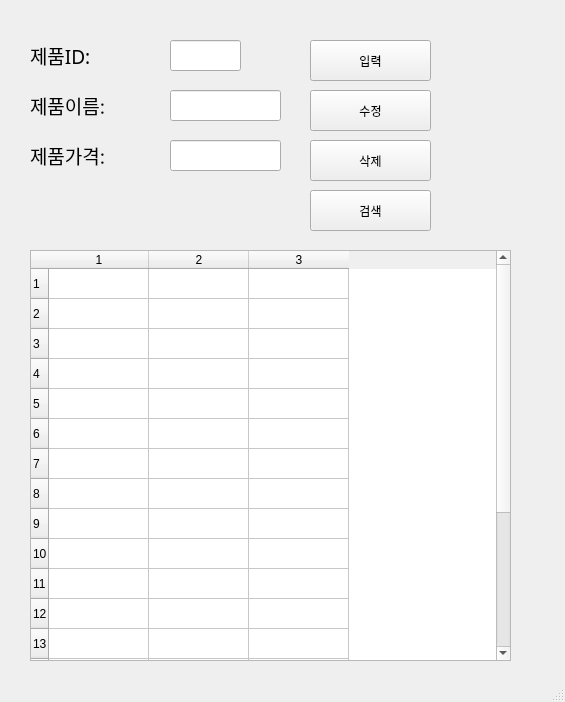
<?xml version="1.0" encoding="UTF-8"?>
<ui version="4.0">
 <class>MainWindow</class>
 <widget class="QMainWindow" name="MainWindow">
  <property name="geometry">
   <rect>
    <x>0</x>
    <y>0</y>
    <width>565</width>
    <height>702</height>
   </rect>
  </property>
  <property name="windowTitle">
   <string>MainWindow</string>
  </property>
  <widget class="QWidget" name="centralwidget">
   <widget class="QLabel" name="label">
    <property name="geometry">
     <rect>
      <x>30</x>
      <y>40</y>
      <width>81</width>
      <height>31</height>
     </rect>
    </property>
    <property name="font">
     <font>
      <family>맑은 고딕</family>
      <pointsize>14</pointsize>
     </font>
    </property>
    <property name="text">
     <string>제품ID:</string>
    </property>
   </widget>
   <widget class="QLabel" name="label_2">
    <property name="geometry">
     <rect>
      <x>30</x>
      <y>90</y>
      <width>111</width>
      <height>31</height>
     </rect>
    </property>
    <property name="font">
     <font>
      <family>맑은 고딕</family>
      <pointsize>14</pointsize>
     </font>
    </property>
    <property name="text">
     <string>제품이름:</string>
    </property>
   </widget>
   <widget class="QLabel" name="label_3">
    <property name="geometry">
     <rect>
      <x>30</x>
      <y>140</y>
      <width>111</width>
      <height>31</height>
     </rect>
    </property>
    <property name="font">
     <font>
      <family>맑은 고딕</family>
      <pointsize>14</pointsize>
     </font>
    </property>
    <property name="text">
     <string>제품가격:</string>
    </property>
   </widget>
   <widget class="QLineEdit" name="prodID">
    <property name="geometry">
     <rect>
      <x>170</x>
      <y>40</y>
      <width>71</width>
      <height>31</height>
     </rect>
    </property>
   </widget>
   <widget class="QLineEdit" name="prodName">
    <property name="geometry">
     <rect>
      <x>170</x>
      <y>90</y>
      <width>111</width>
      <height>31</height>
     </rect>
    </property>
   </widget>
   <widget class="QLineEdit" name="prodPrice">
    <property name="geometry">
     <rect>
      <x>170</x>
      <y>140</y>
      <width>111</width>
      <height>31</height>
     </rect>
    </property>
   </widget>
   <widget class="QPushButton" name="pushButton">
    <property name="geometry">
     <rect>
      <x>310</x>
      <y>40</y>
      <width>121</width>
      <height>41</height>
     </rect>
    </property>
    <property name="text">
     <string>입력</string>
    </property>
   </widget>
   <widget class="QPushButton" name="pushButton_2">
    <property name="geometry">
     <rect>
      <x>310</x>
      <y>90</y>
      <width>121</width>
      <height>41</height>
     </rect>
    </property>
    <property name="text">
     <string>수정</string>
    </property>
   </widget>
   <widget class="QPushButton" name="pushButton_3">
    <property name="geometry">
     <rect>
      <x>310</x>
      <y>140</y>
      <width>121</width>
      <height>41</height>
     </rect>
    </property>
    <property name="text">
     <string>삭제</string>
    </property>
   </widget>
   <widget class="QPushButton" name="pushButton_4">
    <property name="geometry">
     <rect>
      <x>310</x>
      <y>190</y>
      <width>121</width>
      <height>41</height>
     </rect>
    </property>
    <property name="text">
     <string>검색</string>
    </property>
   </widget>
   <widget class="QTableWidget" name="tableWidget">
    <property name="geometry">
     <rect>
      <x>30</x>
      <y>250</y>
      <width>481</width>
      <height>411</height>
     </rect>
    </property>
    <property name="rowCount">
     <number>20</number>
    </property>
    <property name="columnCount">
     <number>3</number>
    </property>
    <row/>
    <row/>
    <row/>
    <row/>
    <row/>
    <row/>
    <row/>
    <row/>
    <row/>
    <row/>
    <row/>
    <row/>
    <row/>
    <row/>
    <row/>
    <row/>
    <row/>
    <row/>
    <row/>
    <row/>
    <column/>
    <column/>
    <column/>
   </widget>
  </widget>
  <widget class="QMenuBar" name="menubar">
   <property name="geometry">
    <rect>
     <x>0</x>
     <y>0</y>
     <width>565</width>
     <height>26</height>
    </rect>
   </property>
  </widget>
  <widget class="QStatusBar" name="statusbar"/>
 </widget>
 <resources/>
 <connections>
  <connection>
   <sender>pushButton</sender>
   <signal>clicked()</signal>
   <receiver>MainWindow</receiver>
   <slot>addProduct()</slot>
   <hints>
    <hint type="sourcelabel">
     <x>394</x>
     <y>72</y>
    </hint>
    <hint type="destinationlabel">
     <x>470</x>
     <y>95</y>
    </hint>
   </hints>
  </connection>
  <connection>
   <sender>pushButton_2</sender>
   <signal>clicked()</signal>
   <receiver>MainWindow</receiver>
   <slot>updateProduct()</slot>
   <hints>
    <hint type="sourcelabel">
     <x>418</x>
     <y>129</y>
    </hint>
    <hint type="destinationlabel">
     <x>470</x>
     <y>136</y>
    </hint>
   </hints>
  </connection>
  <connection>
   <sender>pushButton_3</sender>
   <signal>clicked()</signal>
   <receiver>MainWindow</receiver>
   <slot>removeProduct()</slot>
   <hints>
    <hint type="sourcelabel">
     <x>409</x>
     <y>175</y>
    </hint>
    <hint type="destinationlabel">
     <x>469</x>
     <y>183</y>
    </hint>
   </hints>
  </connection>
  <connection>
   <sender>pushButton_4</sender>
   <signal>clicked()</signal>
   <receiver>MainWindow</receiver>
   <slot>getProduct()</slot>
   <hints>
    <hint type="sourcelabel">
     <x>406</x>
     <y>219</y>
    </hint>
    <hint type="destinationlabel">
     <x>471</x>
     <y>229</y>
    </hint>
   </hints>
  </connection>
 </connections>
 <slots>
  <slot>addProduct()</slot>
  <slot>updateProduct()</slot>
  <slot>removeProduct()</slot>
  <slot>getProduct()</slot>
 </slots>
</ui>
